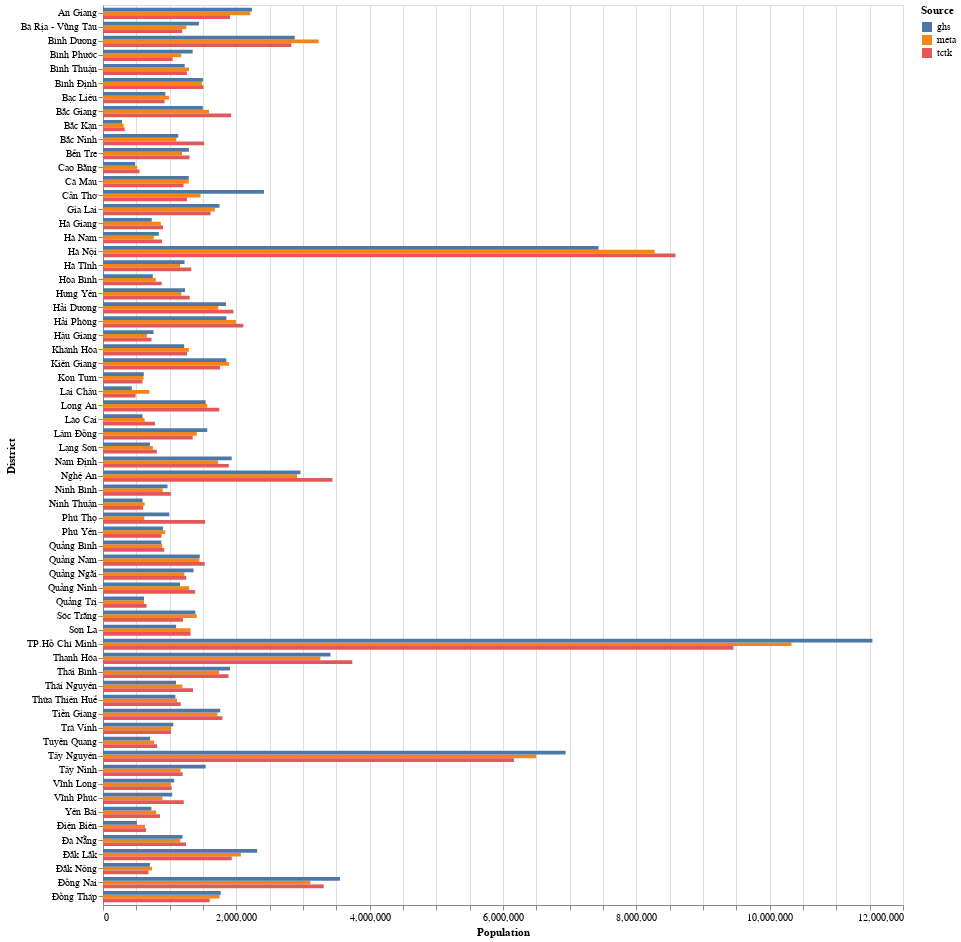

Here is the notebook cell this chart was saved with:
### Code cell
# Create the visualization
chart = alt.Chart(df).mark_bar().encode(
    y=alt.Y('area', title="District"),
    x=alt.X('population', title='Population'),
    color=alt.Color('source', title="Source"),
    yOffset="source",
).properties(width=800, height=900)
chart

### Figure 1 — Vega-Lite specification as saved in the notebook (floating-point values rounded to 4 significant figures; data arrays with more than 128 entries replaced by an {"elided": "..."} marker saying what was removed)
{"config": {"view": {"continuousWidth": 300, "continuousHeight": 300}}, "data": {"name": "data-624c29c23c77f1ca72124ed071a7cfc4"}, "mark": {"type": "bar"}, "encoding": {"color": {"field": "source", "title": "Source", "type": "nominal"}, "x": {"field": "population", "title": "Population", "type": "quantitative"}, "y": {"field": "area", "title": "District", "type": "nominal"}, "yOffset": {"field": "source", "type": "nominal"}}, "height": 900, "width": 800, "$schema": "https://vega.github.io/schema/vega-lite/v5.20.1.json", "datasets": {"data-624c29c23c77f1ca72124ed071a7cfc4": {"elided": "192 records"}}}
